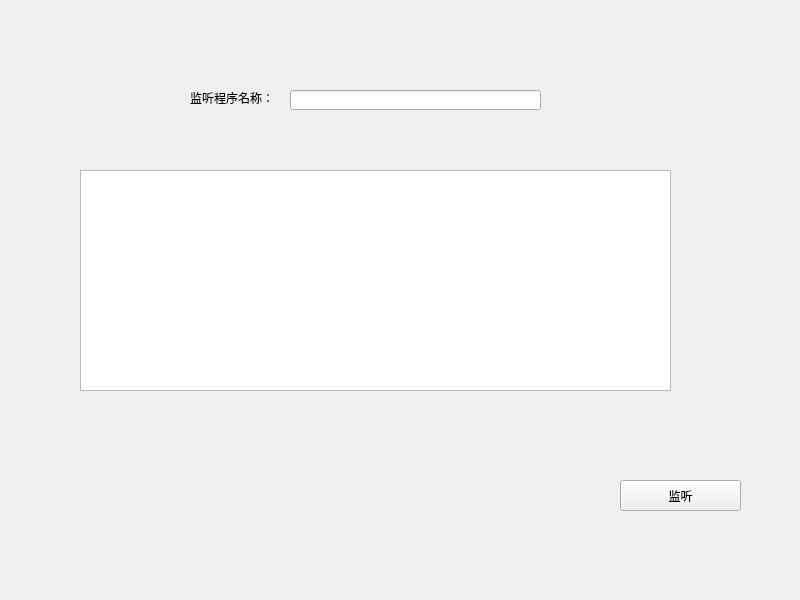
<?xml version="1.0" encoding="UTF-8"?>
<ui version="4.0">
 <class>Widget</class>
 <widget class="QWidget" name="Widget">
  <property name="geometry">
   <rect>
    <x>0</x>
    <y>0</y>
    <width>800</width>
    <height>600</height>
   </rect>
  </property>
  <property name="windowTitle">
   <string>Widget</string>
  </property>
  <widget class="QPushButton" name="pushButton_get">
   <property name="geometry">
    <rect>
     <x>620</x>
     <y>480</y>
     <width>121</width>
     <height>31</height>
    </rect>
   </property>
   <property name="text">
    <string>监听</string>
   </property>
  </widget>
  <widget class="QLineEdit" name="lineEdit_processName">
   <property name="geometry">
    <rect>
     <x>290</x>
     <y>90</y>
     <width>251</width>
     <height>20</height>
    </rect>
   </property>
  </widget>
  <widget class="QLabel" name="label">
   <property name="geometry">
    <rect>
     <x>190</x>
     <y>90</y>
     <width>91</width>
     <height>16</height>
    </rect>
   </property>
   <property name="text">
    <string>监听程序名称：</string>
   </property>
  </widget>
  <widget class="QTextEdit" name="textEdit_show">
   <property name="geometry">
    <rect>
     <x>80</x>
     <y>170</y>
     <width>591</width>
     <height>221</height>
    </rect>
   </property>
   <property name="html">
    <string>&lt;!DOCTYPE HTML PUBLIC &quot;-//W3C//DTD HTML 4.0//EN&quot; &quot;http://www.w3.org/TR/REC-html40/strict.dtd&quot;&gt;
&lt;html&gt;&lt;head&gt;&lt;meta name=&quot;qrichtext&quot; content=&quot;1&quot; /&gt;&lt;style type=&quot;text/css&quot;&gt;
p, li { white-space: pre-wrap; }
&lt;/style&gt;&lt;/head&gt;&lt;body style=&quot; font-family:'SimSun'; font-size:9pt; font-weight:400; font-style:normal;&quot;&gt;
&lt;p style=&quot;-qt-paragraph-type:empty; margin-top:0px; margin-bottom:0px; margin-left:0px; margin-right:0px; -qt-block-indent:0; text-indent:0px;&quot;&gt;&lt;br /&gt;&lt;/p&gt;&lt;/body&gt;&lt;/html&gt;</string>
   </property>
  </widget>
 </widget>
 <resources/>
 <connections/>
</ui>
